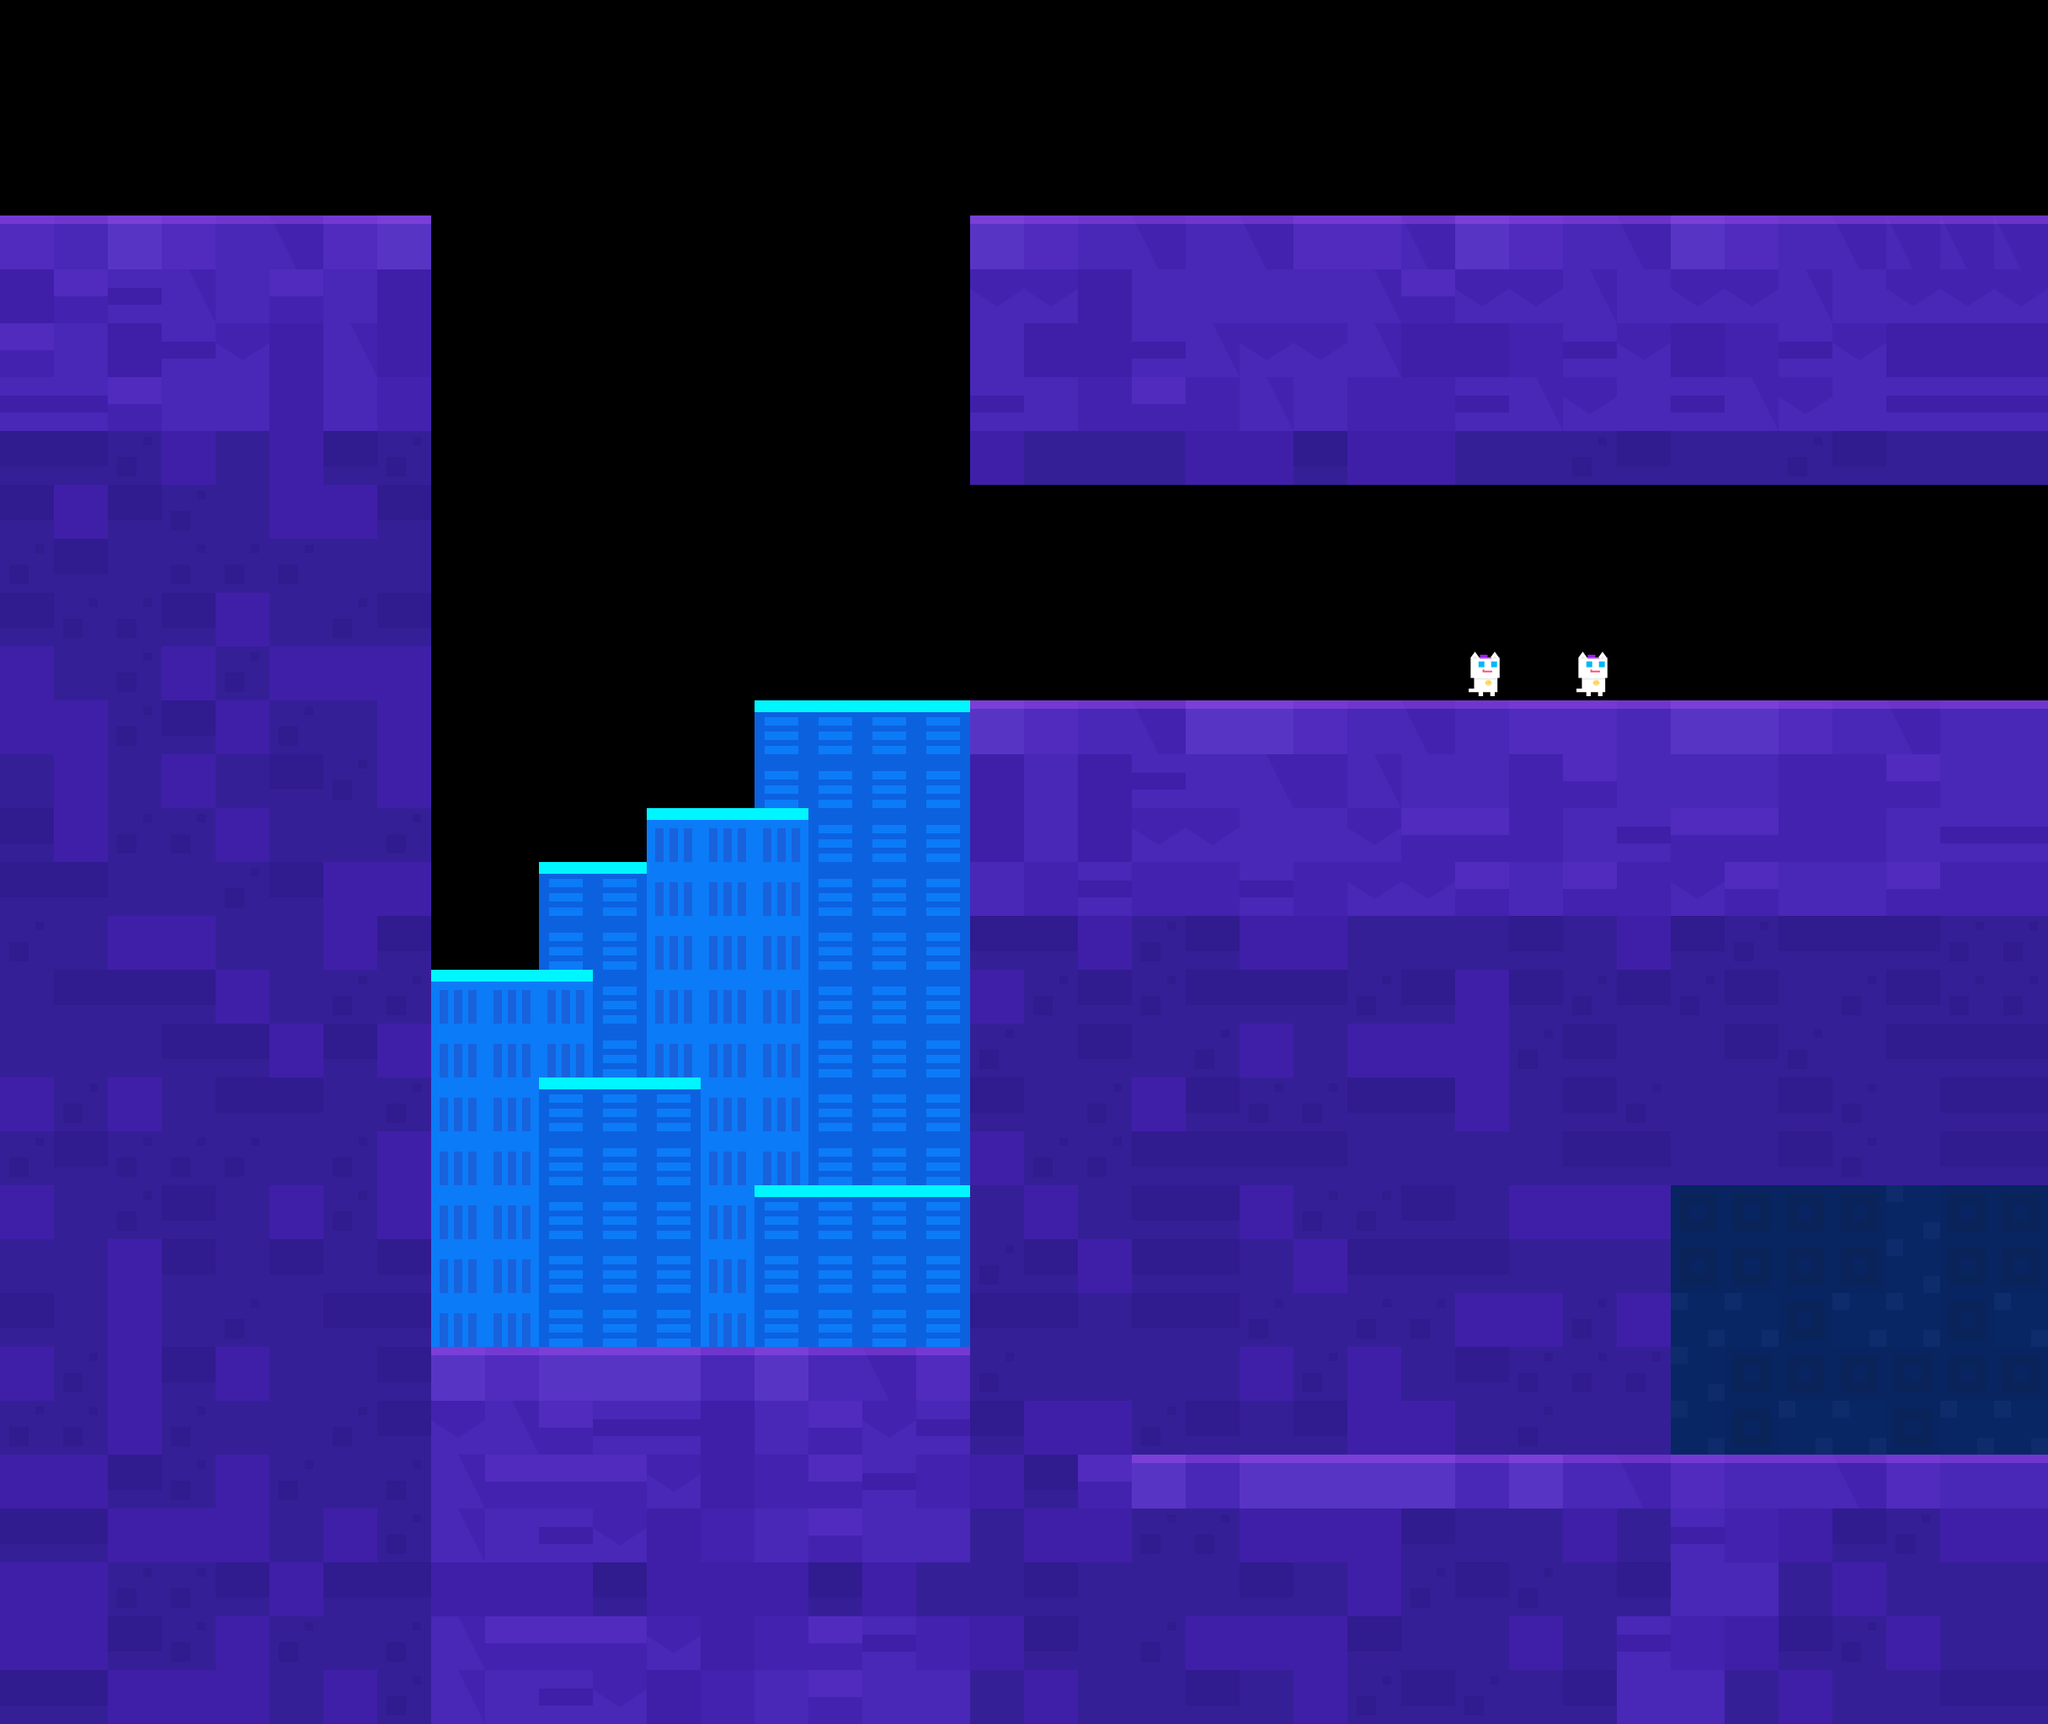

A level layout from a 2D game, rendered from its tile map. Below: a short description, then the map file with tile-grid data replaced by summaries:
An orthogonal 38x32 tile map with 64x64 px tiles, 5 tile layers (mainBG, main, dangerous, extraWall, ...) and 30 objects (5x Event, 2x npc, player, ShowCoins, HideExtra, ...).

<map version="1.0" orientation="orthogonal" renderorder="right-down" width="38" height="32" tilewidth="64" tileheight="64" nextobjectid="3512">
 <properties>
  <property name="bg" value="lyBG7_1" />
 </properties>
 <tileset firstgid="1" name="forest" tilewidth="70" tileheight="70">
  <tileoffset x="-3" y="3" />
  <image source="forest_intro.png" width="700" height="980" />
  <tile id="0">
   <properties>
    <property name="maxX" value="87" />
    <property name="maxY" value="63" />
    <property name="x" value="77" />
    <property name="y" value="61" />
   </properties>
  </tile>
 </tileset>
 <layer name="mainBG" width="38" height="32">
  <data>[1216 cells, 215 non-empty, 4 distinct tile ids]</data>
 </layer>
 <layer name="main" width="38" height="32">
  <data>[1216 cells, 736 non-empty, 22 distinct tile ids]</data>
 </layer>
 <objectgroup name="objConfig">
  <object id="3468" type="player" gid="120" x="640" y="1600" />
  <object id="3506" name="Flash" type="npc" gid="101" x="1728" y="832" />
  <object id="3510" type="npc" gid="101" x="1856" y="832" />
 </objectgroup>
 <objectgroup name="triggerConfig">
  <object id="3501" name="Story1" type="Event" gid="101" x="1216" y="832" />
  <object id="3502" name="Story1" type="Event" gid="101" x="1280" y="832" />
  <object id="3503" name="Story1" type="Event" gid="101" x="1344" y="832" />
  <object id="3504" name="Story1" type="Event" gid="101" x="1408" y="832" />
  <object id="3505" name="Story1" type="Event" gid="101" x="1472" y="832" />
  <object id="3507" name="coinList1" type="ShowCoins" gid="101" x="1472" y="448" />
  <object id="3509" name="extraWall" type="HideExtra" gid="102" x="1536" y="448" />
  <object id="3511" name="12,0,0,0" type="Applause" gid="105" x="1408" y="1536" />
 </objectgroup>
 <layer name="dangerous" width="38" height="32">
  <data>[1216 cells, 0 non-empty, 0 distinct tile ids]</data>
 </layer>
 <layer name="extraWall" width="38" height="32">
  <properties>
   <property name="isShow" value="1" />
   <property name="maxX" value="30" />
   <property name="maxY" value="26" />
   <property name="x" value="18" />
   <property name="y" value="22" />
  </properties>
  <data>[1216 cells, 65 non-empty, 4 distinct tile ids]</data>
 </layer>
 <objectgroup name="coinList1">
  <object id="3482" gid="81" x="1088" y="832" />
  <object id="3483" gid="81" x="1024" y="832" />
  <object id="3484" gid="81" x="960" y="832" />
  <object id="3485" gid="81" x="896" y="832" />
  <object id="3486" gid="81" x="896" y="960" />
  <object id="3487" gid="81" x="832" y="960" />
  <object id="3488" gid="81" x="768" y="960" />
  <object id="3489" gid="81" x="704" y="1024" />
  <object id="3490" gid="81" x="640" y="1024" />
  <object id="3491" gid="81" x="512" y="1152" />
  <object id="3492" gid="81" x="576" y="1152" />
  <object id="3493" gid="81" x="640" y="1152" />
  <object id="3494" gid="81" x="640" y="1280" />
  <object id="3495" gid="81" x="704" y="1280" />
  <object id="3496" gid="81" x="768" y="1280" />
  <object id="3497" gid="81" x="896" y="1408" />
  <object id="3498" gid="81" x="960" y="1408" />
  <object id="3499" gid="81" x="1024" y="1408" />
  <object id="3500" gid="81" x="1088" y="1408" />
 </objectgroup>
 <layer name="mask" width="38" height="32">
  <data>[1216 cells, 1 non-empty, 1 distinct tile ids]</data>
 </layer>
</map>
